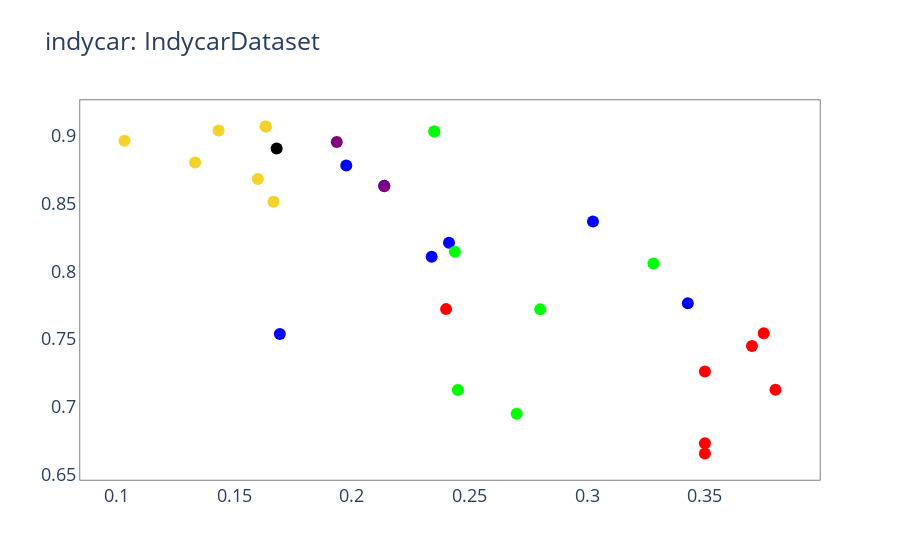

Notebook cell for this chart:
### Code cell
f1=dim_reduction(data[:, [-4,-2]], 'IndycarDataset', ranknet_model_name='indycar',dim_model_name='no')

### Figure 1 — Plotly figure (JSON) as saved in the notebook; plotly's stock layout.template omitted (floating-point values rounded to 4 significant figures)
{"data": [{"hoverinfo": "text", "hovertext": ["Indy500-2013", "Indy500-2014", "Indy500-2015", "Indy500-2016", "Indy500-2017", "Indy500-2018", "Indy500-2019", "Texas-2013", "Texas-2014", "Texas-2015", "Texas-2016", "Texas-2017", "Texas-2018", "Texas-2019", "Iowa-2013", "Iowa-2014", "Iowa-2015", "Iowa-2016", "Iowa-2017", "Iowa-2018", "Iowa-2019", "Pocono-2013", "Pocono-2014", "Pocono-2015", "Pocono-2016", "Pocono-2017", "Pocono-2018", "Pocono-2019", "Phoenix-2018", "Gateway-2018", "Gateway-2019"], "marker": {"color": ["#ff0000", "#ff0000", "#ff0000", "#ff0000", "#ff0000", "#ff0000", "#ff0000", "#0000ff", "#0000ff", "#0000ff", "#0000ff", "#0000ff", "#0000ff", "#0000ff", "#f5d12b", "#f5d12b", "#f5d12b", "#f5d12b", "#f5d12b", "#f5d12b", "#f5d12b", "#00ff00", "#00ff00", "#00ff00", "#00ff00", "#00ff00", "#00ff00", "#00ff00", "#000000", "#800080", "#800080"], "size": 12}, "mode": "markers", "text": ["Indy500-2013", "Indy500-2014", "Indy500-2015", "Indy500-2016", "Indy500-2017", "Indy500-2018", "Indy500-2019", "Texas-2013", "Texas-2014", "Texas-2015", "Texas-2016", "Texas-2017", "Texas-2018", "Texas-2019", "Iowa-2013", "Iowa-2014", "Iowa-2015", "Iowa-2016", "Iowa-2017", "Iowa-2018", "Iowa-2019", "Pocono-2013", "Pocono-2014", "Pocono-2015", "Pocono-2016", "Pocono-2017", "Pocono-2018", "Pocono-2019", "Phoenix-2018", "Gateway-2018", "Gateway-2019"], "type": "scatter", "x": [0.35, 0.375, 0.24, 0.35, 0.35, 0.38, 0.37, 0.2412, 0.2339, 0.3024, 0.3427, 0.1694, 0.2137, 0.1976, 0.16, 0.1633, 0.1667, 0.1433, 0.1033, 0.1633, 0.1333, 0.2437, 0.235, 0.27, 0.28, 0.245, 0.235, 0.3281, 0.168, 0.1935, 0.2137], "y": [0.6657, 0.7544, 0.7721, 0.6732, 0.7262, 0.7127, 0.7449, 0.8211, 0.8107, 0.8367, 0.7765, 0.7538, 0.863, 0.878, 0.868, 0.9068, 0.8513, 0.9038, 0.8962, 0.9068, 0.8803, 0.8144, 0.9031, 0.6949, 0.7719, 0.7126, 0.9031, 0.8057, 0.8906, 0.8953, 0.8627]}], "layout": {"font": {"size": 18}, "paper_bgcolor": "rgba(0, 0, 0, 0)", "plot_bgcolor": "rgba(0, 0, 0, 0)", "title": {"text": "indycar: IndycarDataset"}, "xaxis": {"linecolor": "black", "linewidth": 0.5, "mirror": true, "showgrid": false}, "yaxis": {"linecolor": "black", "linewidth": 0.5, "mirror": true, "showgrid": false}}}
